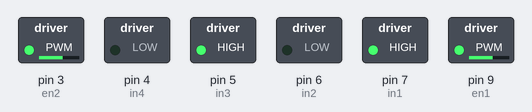
The sketch below on a simulated Arduino Uno, built with avr-gcc and run on an emulated ATmega328P. Shown: switched loads named in the sketch (green lamp = pin HIGH).

Above: at 0.1 s.
Timing chart, 0 to 1.6 s (numbered marks = the images above):
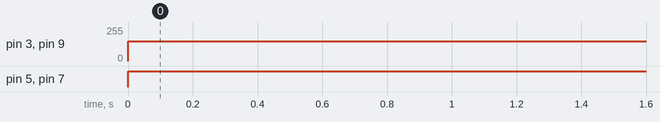

Measured:
- by itself, pin 3 (en2), pin 9 (en1): 0/255 → 150/255 at 0.00 s
- by itself, pin 5 (in3), pin 7 (in1): LOW → HIGH at 0.00 s

The sketch:

L298N_Kontrol.ino
```cpp
const int in1 = 7;
const int in2 = 6;
const int in3 = 5;
const int in4 = 4;
const int en1 = 9;
const int en2 = 3;


void setup() {
  pinMode(in1, OUTPUT);
  pinMode(in2, OUTPUT);
  pinMode(in3, OUTPUT);
  pinMode(in4, OUTPUT);
  pinMode(en1, OUTPUT);
  pinMode(en2, OUTPUT);
}

void loop() {
  analogWrite(en1,150);         //PWM signal, it can be between 0-255
  analogWrite(en2,150);         //PWM signal, it can be between 0-255
  digitalWrite(in1, HIGH);
  digitalWrite(in2, LOW);
  digitalWrite(in3, HIGH);
  digitalWrite(in4, LOW);
}
```
